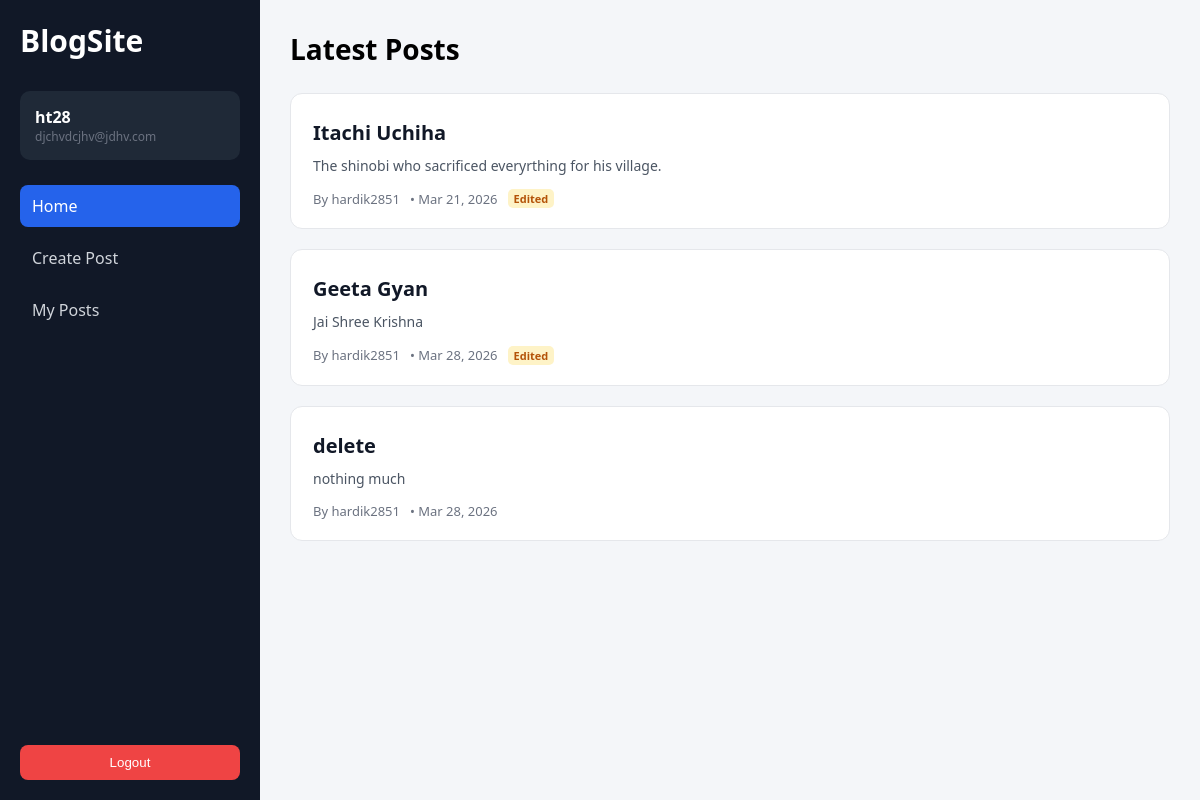
/blogs/ (signed in), run on the app's committed database.
### users/models.py (models this page shows)
class User(AbstractUser):
    email = models.EmailField(unique=True)
    def __str__(self):
        return self.username

### blogs/models.py (models this page shows, shortened)
class Post(models.Model):
    title = models.CharField(max_length=200)
    maincontent = models.TextField()
    author = models.ForeignKey(
        settings.AUTH_USER_MODEL,
        on_delete=models.CASCADE,
        related_name="posts"
    )
    datecreated = models.DateTimeField(auto_now_add=True)
    dateedited = models.DateTimeField(auto_now=True)
    image = CloudinaryField('image', blank=True, null=True)

### blogs/views.py (the view)
# urls.py: 2. Add a URL to urlpatterns:  path('', views.home, name='home')
@login_required
def home(request):
    posts = Post.objects.all()
    return render(request,'blogs/home.html', {'posts': posts})

### blogs/templates/blogs/home.html (shortened to what this page needs)
{% extends "base.html" %}
{% load static %}
{% block extra_css %}
<link rel="stylesheet" href="{% static 'css/blogs/home.css' %}">
{% endblock %}
{% block content %}
<section class="blog-wrapper">
    <h1 class="page-title">Latest Posts</h1>
    <div class="posts-container">
        {% for post in posts %}
        <article class="post-card" data-url="{% url 'blogs:postdetail' post.id %}">
            <div class="post-content">
                <h2 class="post-heading">
                    <a class="post-title" href="{% url 'blogs:postdetail' post.id %}">
                        {{ post.title }}
                    </a>
                </h2>
                <p class="post-preview">
                    {{ post.maincontent|truncatewords:15 }}
                </p>
                <div class="post-meta">
                    <span>By {{ post.author }}</span>
                    <span>• {{ post.datecreated|date:"M d, Y" }}</span>
                    {% if post.dateedited|date:"U" > post.datecreated|date:"U" %}
                        <span class="edited-tag">Edited</span>
                    {% endif %}
                </div>
            </div>
        </article>
        {% empty %}
        <p class="empty-state">No posts available yet.</p>
        {% endfor %}
    </div>
</section>
{% endblock %}

### templates/base.html (shortened to what this page needs)
{% load static %}
<!DOCTYPE html>
<html lang="en">
<head>
    <link rel="stylesheet" href="{% static 'css/base.css' %}">
    {% block extra_css %}{% endblock %}
</head>
<body>
<div class="base-layout">
    {% if user.is_authenticated %}
    <aside class="base-sidebar">
        <div class="base-logo">
            <h2>BlogSite</h2>
        </div>
        <div class="base-user">
            <p class="base-username">{{ user.username }}</p>
            <p class="base-email">{{ user.email }}</p>
        </div>
        <nav class="base-nav">
            <a href="{% url 'blogs:home' %}" class="base-nav-link">Home</a>
            <a href="{% url 'blogs:createpost' %}" class="base-nav-link">Create Post</a>
            <a href="{% url 'blogs:myposts' %}" class="base-nav-link">My Posts</a>
        </nav>
        <form method="POST" action="{% url 'users:logout' %}" class="base-logout">
            <button class="base-btn base-btn-danger" type="submit">Logout</button>
        </form>
    </aside>
    {% endif %}
    <main class="base-main">
        {% block content %}
        {% endblock %}
    </main>
</div>
</body>
</html>

### static/css/base.css (style rules this page uses)
* { margin: 0; padding: 0; box-sizing: border-box; }
body { font-family: "Segoe UI", Tahoma, sans-serif; background: #f4f6f9; }
.base-layout { display: flex; min-height: 100vh; }
.base-sidebar { width: 260px; background: #111827; color: #fff; display: flex; flex-direction: column; padding: 20px; }
.base-logo { font-size: 20px; font-weight: bold; margin-bottom: 30px; }
.base-user { background: #1f2937; padding: 15px; border-radius: 10px; margin-bottom: 25px; }
.base-username { font-weight: bold; }
.base-email { font-size: 12px; color: #6b7280; }
.base-nav { display: flex; flex-direction: column; gap: 10px; }
.base-nav-link { text-decoration: none; color: #d1d5db; padding: 10px 12px; border-radius: 8px; transition: all 0.2s ease; }
.base-nav-link.active { background: #2563eb; color: white; }
.base-logout { margin-top: auto; }
.base-btn { width: 100%; padding: 10px; border-radius: 8px; border: none; cursor: pointer; font-weight: 500; }
.base-btn-danger { background: #ef4444; color: white; }
.base-main { flex: 1; padding: 30px; }

### static/css/blogs/home.css (style rules this page uses)
.blog-wrapper { max-width: 900px; margin: 0 auto; }
.page-title { font-size: 28px; margin-bottom: 25px; }
.posts-container { display: flex; flex-direction: column; gap: 20px; }
.post-card { background-color: #ffffff; padding: 20px 22px; border-radius: 12px; border: 1px solid #e5e7eb; transition: all 0.2s ease; cursor: pointer; }
.post-heading { margin-bottom: 8px; }
.post-title { text-decoration: none; color: #111827; font-size: 20px; font-weight: 600; }
.post-preview { color: #4b5563; margin-bottom: 12px; line-height: 1.6; font-size: 14px; }
.post-meta { font-size: 13px; color: #6b7280; display: flex; gap: 10px; align-items: center; }
.edited-tag { background-color: #fef3c7; color: #b45309; padding: 2px 6px; border-radius: 5px; font-size: 11px; font-weight: 600; }

### data on the page
User: username "ht28", email "djchvdcjhv@jdhv.com"
Post: title "Itachi Uchiha", maincontent "The shinobi who sacrificed everyrthing for his village.", author "hardik2851", datecreated "Mar 21, 2026", shows "Edited"
Post: title "Geeta Gyan", maincontent "Jai Shree Krishna", author "hardik2851", datecreated "Mar 28, 2026", shows "Edited"
Post: title "delete", maincontent "nothing much", author "hardik2851", datecreated "Mar 28, 2026"
